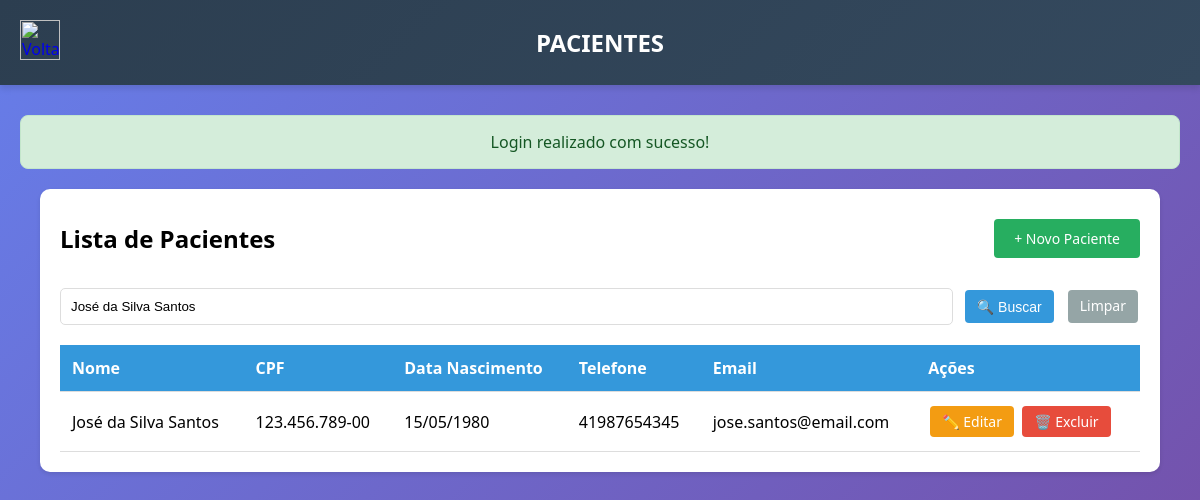
/php/listar_paciente.php?busca=José da Silva Santos (signed in), run on the app's committed database.
### tables this page shows
CREATE TABLE IF NOT EXISTS Pacientes (
    Id_paciente INT AUTO_INCREMENT PRIMARY KEY,
    Nome VARCHAR(100) NOT NULL,
    Cpf VARCHAR(14) UNIQUE NOT NULL,
    Data_nascimento DATE NOT NULL,
    Telefone VARCHAR(15),
    Email VARCHAR(100),
    Endereco VARCHAR(200),
    Data_cadastro TIMESTAMP DEFAULT CURRENT_TIMESTAMP,
    INDEX idx_cpf (Cpf),
    INDEX idx_nome (Nome)
);

### php/functions.php (called while the page is built, shortened)
<?php
function sanitizar($data) {
    $data = trim($data);
    $data = stripslashes($data);
    $data = htmlspecialchars($data, ENT_QUOTES, 'UTF-8');
    return $data;
}
function formatarData($data) {
    return date('d/m/Y', strtotime($data));
}
function getMensagem() {
    if (isset($_SESSION['mensagem'])) {
        $mensagem = $_SESSION['mensagem'];
        return $mensagem;
    }
    return null;
}
?>

### php/listar_paciente.php (the view, shortened to what this page needs)
<?php
require_once("../php/conexao.php");
require_once("../php/functions.php");
$busca = isset($_GET['busca']) ? sanitizar($_GET['busca']) : '';
try {
    if (!empty($busca)) {
        $stmt = $conexao->prepare("SELECT * FROM Pacientes WHERE Nome LIKE :busca OR Cpf LIKE :busca ORDER BY Nome");
        $busca_param = "%$busca%";
        $stmt->bindParam(':busca', $busca_param);
    } else {
        $stmt = $conexao->prepare("SELECT * FROM Pacientes ORDER BY Nome");
    }
    $stmt->execute();
    $pacientes = $stmt->fetchAll();
} catch(PDOException $e) {
    error_log("Erro ao listar pacientes: " . $e->getMessage());
    $pacientes = [];
}
?>
<!DOCTYPE html>
<html lang="pt-BR">
<head>
    <link rel="stylesheet" href="../css/style_sistem.css">
</head>
<body>
    <div class="navbar">
        <div class="navbar-menu">
            <a href="../php/menu.php">
                <img id="logout-img" title="Voltar" src="../../img/seta-voltar.png">
            </a>
            <h1>PACIENTES</h1>
        </div>
    </div>
    <div class="main">
        <?php
        $mensagem = getMensagem();
        if ($mensagem):
        ?>
        <div class="mensagem <?php echo $mensagem['tipo']; ?>">
            <?php echo $mensagem['texto']; ?>
        </div>
        <?php endif; ?>
        <div class="table-container">
            <div style="display: flex; justify-content: space-between; align-items: center; margin-bottom: 20px;">
                <h2>Lista de Pacientes</h2>
                <a href="../php/cadastrar_paciente.php" class="btn btn-novo">+ Novo Paciente</a>
            </div>
            <form class="search-bar" method="GET">
                <input type="text" name="busca" placeholder="Buscar por nome ou CPF..." value="<?php echo htmlspecialchars($busca); ?>">
                <button type="submit" class="btn" style="background-color: #3498db; color: white;">🔍 Buscar</button>
                <?php if (!empty($busca)): ?>
                <a href="../php/listar_paciente.php" class="btn" style="background-color: #95a5a6; color: white;">Limpar</a>
                <?php endif; ?>
            </form>
            <?php if (count($pacientes) > 0): ?>
            <table>
                <thead>
                    <tr>
                        <th>Nome</th>
                        <th>CPF</th>
                        <th>Data Nascimento</th>
                        <th>Telefone</th>
                        <th>Email</th>
                        <th>Ações</th>
                    </tr>
                </thead>
                <tbody>
                    <?php foreach ($pacientes as $paciente): ?>
                    <tr>
                        <td><?php echo htmlspecialchars($paciente['Nome']); ?></td>
                        <td><?php echo htmlspecialchars($paciente['Cpf']); ?></td>
                        <td><?php echo formatarData($paciente['Data_nascimento']); ?></td>
                        <td><?php echo htmlspecialchars($paciente['Telefone']); ?></td>
                        <td><?php echo htmlspecialchars($paciente['Email']); ?></td>
                        <td>
                            <a href="../php/editar_paciente.php?id=<?php echo $paciente['Id_paciente']; ?>" class="btn btn-editar">✏️ Editar</a>
                            <a href="../php/excluir_paciente.php?id=<?php echo $paciente['Id_paciente']; ?>"
                               class="btn btn-excluir"
                               onclick="return confirm('Tem certeza que deseja excluir este paciente?')">🗑️ Excluir</a>
                        </td>
                    </tr>
                    <?php endforeach; ?>
                </tbody>
            </table>
            <?php else: ?>
            <p style="text-align: center; padding: 40px; color: #7f8c8d;">
                <?php echo !empty($busca) ? 'Nenhum paciente encontrado.' : 'Nenhum paciente cadastrado.'; ?>
            </p>
            <?php endif; ?>
        </div>
    </div>
</body>
</html>

### css/style_sistem.css (style rules this page uses)
* { margin: 0; padding: 0; box-sizing: border-box; }
body { font-family: 'Segoe UI', Tahoma, Geneva, Verdana, sans-serif; background: linear-gradient(135deg, #667eea 0%, #764ba2 100%); min-height: 100vh; }
.navbar { background: linear-gradient(135deg, #2c3e50 0%, #34495e 100%); padding: 20px; box-shadow: 0 4px 6px rgba(0, 0, 0, 0.1); }
.navbar-menu { display: flex; align-items: center; justify-content: space-between; max-width: 1400px; margin: 0 auto; gap: 20px; }
.navbar h1 { color: white; font-size: 24px; text-align: center; flex: 1; }
.navbar img { width: 40px; height: 40px; cursor: pointer; transition: transform 0.3s ease; }
.main { max-width: 1400px; margin: 30px auto; padding: 0 20px; }
.mensagem { max-width: 1400px; margin: 20px auto; padding: 15px 20px; border-radius: 8px; text-align: center; font-weight: 500; animation: slideDown 0.3s ease; }
.mensagem.sucesso { background-color: #d4edda; color: #155724; border: 1px solid #c3e6cb; }

### php/listar_paciente.php (style rules this page uses)
.table-container { margin: 20px; background: white; border-radius: 10px; padding: 20px; box-shadow: 0 2px 4px rgba(0,0,0,0.1); }
table { width: 100%; border-collapse: collapse; }
th, td { padding: 12px; text-align: left; border-bottom: 1px solid #ddd; }
th { background-color: #3498db; color: white; }
.btn { padding: 6px 12px; margin: 2px; border: none; border-radius: 4px; cursor: pointer; text-decoration: none; display: inline-block; font-size: 14px; }
.btn-editar { background-color: #f39c12; color: white; }
.btn-excluir { background-color: #e74c3c; color: white; }
.btn-novo { background-color: #27ae60; color: white; padding: 10px 20px; margin: 10px 0; }
.search-bar { display: flex; gap: 10px; margin-bottom: 20px; }
.search-bar input { flex: 1; padding: 10px; border: 1px solid #ddd; border-radius: 5px; }

### data on the page
pacientes: Nome "José da Silva Santos", Cpf "123.456.789-00", Data_nascimento "15/05/1980", Telefone "41987654345", Email "jose.santos@email.com"

### other printed values
$mensagem['texto'] "Login realizado com sucesso!"
